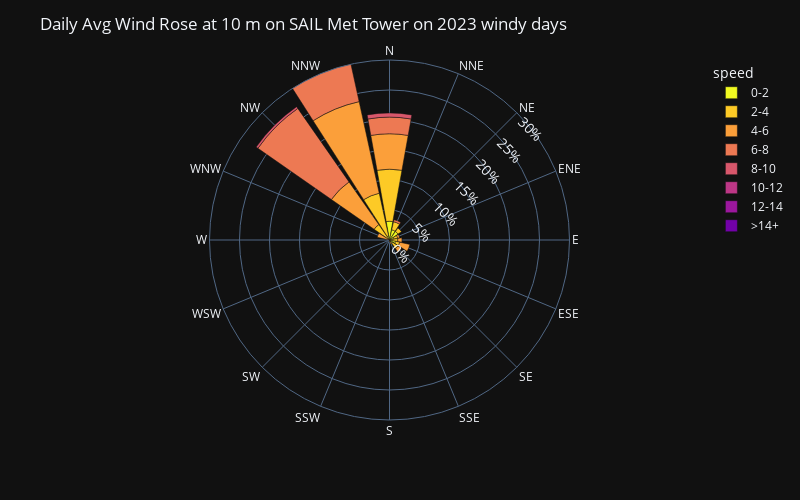

Notebook code cell kept with this figure:
### Code cell
sail_met_gothic_daily = sail_1H_windy_wind_df[['wspd_arith_mean', 'wdir_vec_mean']]
# create a windrose dataframe
sail_met_gothic_daily = create_windrose_df(sail_met_gothic_daily, wind_dir_var='wdir_vec_mean', wind_spd_var='wspd_arith_mean')

# create a wind rose plot using bar_polar
fig = px.bar_polar(sail_met_gothic_daily, 
                   r="frequency", 
                   theta="direction", 
                   color="speed", template="plotly_dark",
                   color_discrete_sequence= px.colors.sequential.Plasma_r,
                   width= 800,
                   height=500,
                   barnorm='percent',
                  )
# update the radial axis to show percentages
fig.update_layout(
    title="Daily Avg Wind Rose at 10 m on SAIL Met Tower on 2023 windy days",
    font_size=12,
    polar_radialaxis=dict(
         ticksuffix='%',
         tickfont_size=14,
         showline=False,
         showticklabels=True,
         showgrid=True,
         angle=45,
         range=[0, 30]
      ),
)

### Figure 1 — Plotly figure (JSON) as saved in the notebook; plotly's stock layout.template omitted (floating-point values rounded to 4 significant figures)
{"data": [{"hovertemplate": "speed=0-2<br>frequency=%{r}<br>direction=%{theta}<extra></extra>", "legendgroup": "0-2", "marker": {"color": "#f0f921", "pattern": {"shape": ""}}, "name": "0-2", "r": [3.125, 1.736, 1.736, 0.6944, 0, 1.042, 0.6944, 0.3472, 0, 0, 0, 0, 0, 0, 0, 0.6944], "showlegend": true, "subplot": "polar", "theta": ["N", "NNE", "NE", "ENE", "E", "ESE", "SE", "SSE", "S", "SSW", "SW", "WSW", "W", "WNW", "NW", "NNW"], "type": "barpolar"}, {"hovertemplate": "speed=2-4<br>frequency=%{r}<br>direction=%{theta}<extra></extra>", "legendgroup": "2-4", "marker": {"color": "#fdca26", "pattern": {"shape": ""}}, "name": "2-4", "r": [8.681, 1.389, 0.6944, 0.6944, 1.389, 0.6944, 1.042, 0, 0, 0, 0, 0, 0, 0, 3.125, 7.292], "showlegend": true, "subplot": "polar", "theta": ["N", "NNE", "NE", "ENE", "E", "ESE", "SE", "SSE", "S", "SSW", "SW", "WSW", "W", "WNW", "NW", "NNW"], "type": "barpolar"}, {"hovertemplate": "speed=4-6<br>frequency=%{r}<br>direction=%{theta}<extra></extra>", "legendgroup": "4-6", "marker": {"color": "#fb9f3a", "pattern": {"shape": ""}}, "name": "4-6", "r": [5.903, 0, 0, 0.3472, 0.6944, 1.736, 0.6944, 0.3472, 0.3472, 0, 0, 0, 0, 2.083, 8.681, 15.62], "showlegend": true, "subplot": "polar", "theta": ["N", "NNE", "NE", "ENE", "E", "ESE", "SE", "SSE", "S", "SSW", "SW", "WSW", "W", "WNW", "NW", "NNW"], "type": "barpolar"}, {"hovertemplate": "speed=6-8<br>frequency=%{r}<br>direction=%{theta}<extra></extra>", "legendgroup": "6-8", "marker": {"color": "#ed7953", "pattern": {"shape": ""}}, "name": "6-8", "r": [2.778, 0.3472, 0, 0, 0, 0, 0, 0, 0, 0, 0, 0, 0, 0, 14.93, 7.639], "showlegend": true, "subplot": "polar", "theta": ["N", "NNE", "NE", "ENE", "E", "ESE", "SE", "SSE", "S", "SSW", "SW", "WSW", "W", "WNW", "NW", "NNW"], "type": "barpolar"}, {"hovertemplate": "speed=8-10<br>frequency=%{r}<br>direction=%{theta}<extra></extra>", "legendgroup": "8-10", "marker": {"color": "#d8576b", "pattern": {"shape": ""}}, "name": "8-10", "r": [0.6944, 0, 0, 0, 0, 0, 0, 0, 0, 0, 0, 0, 0, 0, 0.3472, 1.736], "showlegend": true, "subplot": "polar", "theta": ["N", "NNE", "NE", "ENE", "E", "ESE", "SE", "SSE", "S", "SSW", "SW", "WSW", "W", "WNW", "NW", "NNW"], "type": "barpolar"}, {"hovertemplate": "speed=10-12<br>frequency=%{r}<br>direction=%{theta}<extra></extra>", "legendgroup": "10-12", "marker": {"color": "#bd3786", "pattern": {"shape": ""}}, "name": "10-12", "r": [0, 0, 0, 0, 0, 0, 0, 0, 0, 0, 0, 0, 0, 0, 0, 0], "showlegend": true, "subplot": "polar", "theta": ["N", "NNE", "NE", "ENE", "E", "ESE", "SE", "SSE", "S", "SSW", "SW", "WSW", "W", "WNW", "NW", "NNW"], "type": "barpolar"}, {"hovertemplate": "speed=12-14<br>frequency=%{r}<br>direction=%{theta}<extra></extra>", "legendgroup": "12-14", "marker": {"color": "#9c179e", "pattern": {"shape": ""}}, "name": "12-14", "r": [0, 0, 0, 0, 0, 0, 0, 0, 0, 0, 0, 0, 0, 0, 0, 0], "showlegend": true, "subplot": "polar", "theta": ["N", "NNE", "NE", "ENE", "E", "ESE", "SE", "SSE", "S", "SSW", "SW", "WSW", "W", "WNW", "NW", "NNW"], "type": "barpolar"}, {"hovertemplate": "speed=>14+<br>frequency=%{r}<br>direction=%{theta}<extra></extra>", "legendgroup": ">14+", "marker": {"color": "#7201a8", "pattern": {"shape": ""}}, "name": ">14+", "r": [0, 0, 0, 0, 0, 0, 0, 0, 0, 0, 0, 0, 0, 0, 0, 0], "showlegend": true, "subplot": "polar", "theta": ["N", "NNE", "NE", "ENE", "E", "ESE", "SE", "SSE", "S", "SSW", "SW", "WSW", "W", "WNW", "NW", "NNW"], "type": "barpolar"}], "layout": {"barmode": "relative", "barnorm": "percent", "font": {"size": 12}, "height": 500, "legend": {"title": {"text": "speed"}, "tracegroupgap": 0}, "margin": {"t": 60}, "polar": {"angularaxis": {"direction": "clockwise", "rotation": 90}, "domain": {"x": [0, 1], "y": [0, 1]}, "radialaxis": {"angle": 45, "range": [0, 30], "showgrid": true, "showline": false, "showticklabels": true, "tickfont": {"size": 14}, "ticksuffix": "%"}}, "title": {"text": "Daily Avg Wind Rose at 10 m on SAIL Met Tower on 2023 windy days"}, "width": 800}}
